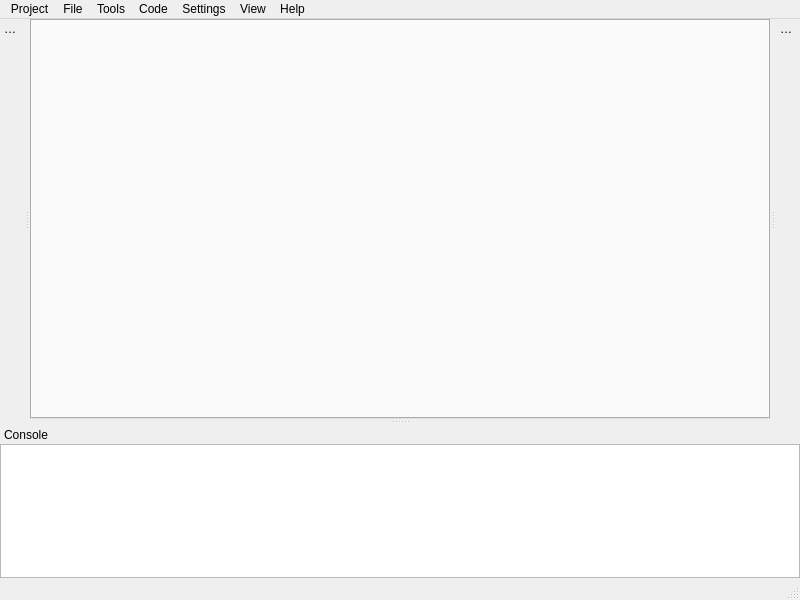
<?xml version="1.0" encoding="UTF-8"?>
<ui version="4.0">
 <class>CDevStudio</class>
 <widget class="QMainWindow" name="CDevStudio">
  <property name="geometry">
   <rect>
    <x>0</x>
    <y>0</y>
    <width>800</width>
    <height>600</height>
   </rect>
  </property>
  <property name="windowTitle">
   <string>CDevStudio</string>
  </property>
  <widget class="QWidget" name="centralwidget">
   <property name="minimumSize">
    <size>
     <width>500</width>
     <height>400</height>
    </size>
   </property>
   <layout class="QGridLayout" name="gridLayout">
    <property name="margin">
     <number>0</number>
    </property>
    <item row="0" column="0">
     <widget class="QTabWidget" name="tabWidget"/>
    </item>
   </layout>
  </widget>
  <widget class="QMenuBar" name="menubar">
   <property name="geometry">
    <rect>
     <x>0</x>
     <y>0</y>
     <width>800</width>
     <height>20</height>
    </rect>
   </property>
   <widget class="QMenu" name="menuProject">
    <property name="title">
     <string>Project</string>
    </property>
    <addaction name="actionCreateProject"/>
    <addaction name="actionLoadProject"/>
    <addaction name="actionCloseProject"/>
    <addaction name="separator"/>
    <addaction name="actionExit"/>
   </widget>
   <widget class="QMenu" name="menuFile">
    <property name="title">
     <string>File</string>
    </property>
    <addaction name="actionCreateFile"/>
    <addaction name="actionDeleteFile"/>
    <addaction name="actionRenameFile"/>
   </widget>
   <widget class="QMenu" name="menuTools">
    <property name="title">
     <string>Tools</string>
    </property>
    <addaction name="actionFindText"/>
    <addaction name="actionReplaceText"/>
   </widget>
   <widget class="QMenu" name="menuCode">
    <property name="title">
     <string>Code</string>
    </property>
    <addaction name="actionBuild"/>
    <addaction name="actionRun"/>
    <addaction name="separator"/>
    <addaction name="actionProjectSettings"/>
   </widget>
   <widget class="QMenu" name="menuSettings">
    <property name="title">
     <string>Settings</string>
    </property>
    <addaction name="actionSettings"/>
   </widget>
   <widget class="QMenu" name="menuHelp">
    <property name="title">
     <string>Help</string>
    </property>
    <addaction name="actionHelp"/>
    <addaction name="actionAbout"/>
   </widget>
   <widget class="QMenu" name="menuView">
    <property name="title">
     <string>View</string>
    </property>
    <addaction name="actionProjectExplorer"/>
    <addaction name="actionObjectExplorer"/>
    <addaction name="actionConsole"/>
   </widget>
   <addaction name="menuProject"/>
   <addaction name="menuFile"/>
   <addaction name="menuTools"/>
   <addaction name="menuCode"/>
   <addaction name="menuSettings"/>
   <addaction name="menuView"/>
   <addaction name="menuHelp"/>
  </widget>
  <widget class="QStatusBar" name="statusbar"/>
  <widget class="QDockWidget" name="dockWidgetProject">
   <property name="features">
    <set>QDockWidget::DockWidgetMovable</set>
   </property>
   <property name="windowTitle">
    <string>Project Explorer</string>
   </property>
   <attribute name="dockWidgetArea">
    <number>1</number>
   </attribute>
   <widget class="QWidget" name="dockWidgetProject_2">
    <layout class="QGridLayout" name="gridLayout_3">
     <property name="margin">
      <number>0</number>
     </property>
    </layout>
   </widget>
  </widget>
  <widget class="QDockWidget" name="dockWidgetObject">
   <property name="features">
    <set>QDockWidget::DockWidgetMovable</set>
   </property>
   <property name="windowTitle">
    <string>Object Explorer</string>
   </property>
   <attribute name="dockWidgetArea">
    <number>2</number>
   </attribute>
   <widget class="QWidget" name="dockWidgetObject_2">
    <layout class="QGridLayout" name="gridLayout_4">
     <property name="margin">
      <number>0</number>
     </property>
    </layout>
   </widget>
  </widget>
  <widget class="QDockWidget" name="dockWidgetConsole">
   <property name="features">
    <set>QDockWidget::DockWidgetMovable</set>
   </property>
   <property name="windowTitle">
    <string>Console</string>
   </property>
   <attribute name="dockWidgetArea">
    <number>8</number>
   </attribute>
   <widget class="QWidget" name="dockWidgetConsole_2">
    <layout class="QGridLayout" name="gridLayout_5">
     <property name="margin">
      <number>0</number>
     </property>
     <item row="0" column="0">
      <widget class="QTextEdit" name="textEditConsole"/>
     </item>
    </layout>
   </widget>
  </widget>
  <action name="actionCreateProject">
   <property name="text">
    <string>Create Project</string>
   </property>
   <property name="shortcut">
    <string>Ctrl+Shift+N</string>
   </property>
  </action>
  <action name="actionLoadProject">
   <property name="text">
    <string>Load Project</string>
   </property>
   <property name="shortcut">
    <string>Ctrl+Shift+O</string>
   </property>
  </action>
  <action name="actionCloseProject">
   <property name="text">
    <string>Close Project</string>
   </property>
   <property name="shortcut">
    <string>Ctrl+Shift+C</string>
   </property>
  </action>
  <action name="actionExit">
   <property name="text">
    <string>Exit</string>
   </property>
   <property name="shortcut">
    <string>Ctrl+Shift+X</string>
   </property>
  </action>
  <action name="actionCreateFile">
   <property name="text">
    <string>Create File</string>
   </property>
   <property name="shortcut">
    <string>Ctrl+N</string>
   </property>
  </action>
  <action name="actionDeleteFile">
   <property name="text">
    <string>Delete File</string>
   </property>
  </action>
  <action name="actionRenameFile">
   <property name="text">
    <string>Rename File</string>
   </property>
  </action>
  <action name="actionCut">
   <property name="text">
    <string>Cut</string>
   </property>
  </action>
  <action name="actionCopy">
   <property name="text">
    <string>Copy</string>
   </property>
  </action>
  <action name="actionPaste">
   <property name="text">
    <string>Paste</string>
   </property>
  </action>
  <action name="actionUndo">
   <property name="text">
    <string>Undo</string>
   </property>
  </action>
  <action name="actionRedo">
   <property name="text">
    <string>Redo</string>
   </property>
  </action>
  <action name="actionFindText">
   <property name="text">
    <string>Find Text</string>
   </property>
   <property name="shortcut">
    <string>Ctrl+F</string>
   </property>
  </action>
  <action name="actionReplaceText">
   <property name="text">
    <string>Replace Text</string>
   </property>
   <property name="shortcut">
    <string>Ctrl+R</string>
   </property>
  </action>
  <action name="actionBuild">
   <property name="text">
    <string>Build</string>
   </property>
   <property name="shortcut">
    <string>F5</string>
   </property>
  </action>
  <action name="actionRun">
   <property name="text">
    <string>Run</string>
   </property>
   <property name="shortcut">
    <string>F6</string>
   </property>
  </action>
  <action name="actionProjectSettings">
   <property name="text">
    <string>Project Settings</string>
   </property>
   <property name="shortcut">
    <string>F7</string>
   </property>
  </action>
  <action name="actionSettings">
   <property name="text">
    <string>Settings</string>
   </property>
   <property name="shortcut">
    <string>F10</string>
   </property>
  </action>
  <action name="actionHelp">
   <property name="text">
    <string>Help</string>
   </property>
   <property name="shortcut">
    <string>F1</string>
   </property>
  </action>
  <action name="actionAbout">
   <property name="text">
    <string>About</string>
   </property>
   <property name="shortcut">
    <string>F2</string>
   </property>
  </action>
  <action name="actionProjectExplorer">
   <property name="checkable">
    <bool>true</bool>
   </property>
   <property name="checked">
    <bool>true</bool>
   </property>
   <property name="text">
    <string>Project Explorer</string>
   </property>
   <property name="shortcut">
    <string>Ctrl+1</string>
   </property>
  </action>
  <action name="actionObjectExplorer">
   <property name="checkable">
    <bool>true</bool>
   </property>
   <property name="checked">
    <bool>true</bool>
   </property>
   <property name="text">
    <string>Object Explorer</string>
   </property>
   <property name="shortcut">
    <string>Ctrl+2</string>
   </property>
  </action>
  <action name="actionConsole">
   <property name="checkable">
    <bool>true</bool>
   </property>
   <property name="checked">
    <bool>true</bool>
   </property>
   <property name="text">
    <string>Console</string>
   </property>
   <property name="shortcut">
    <string>Ctrl+3</string>
   </property>
  </action>
 </widget>
 <resources/>
 <connections/>
</ui>
